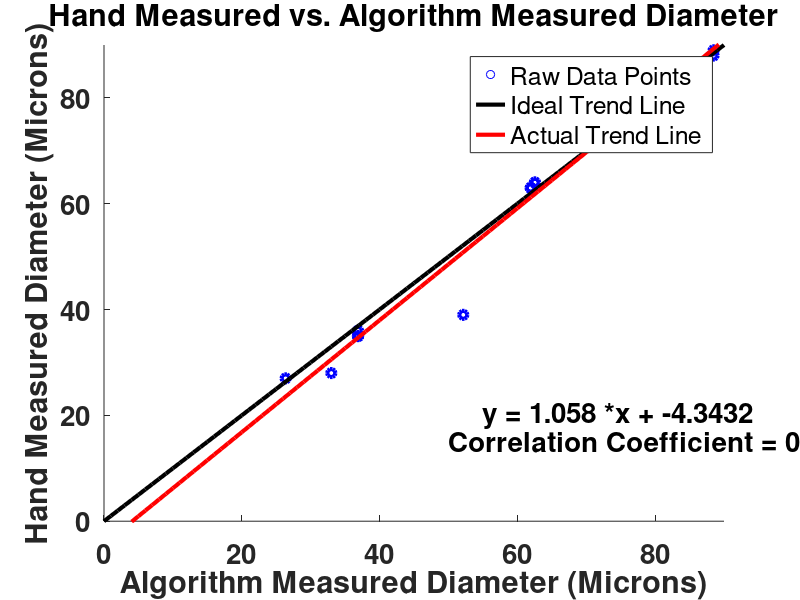

Write the MATLAB code that produced this figure.
%
%Plotting hand measured vs. program collected data
close all;
handlabeled = [ 89 64 35 35 88 28 64 39 27 35 36 77 63 63];
allBlobDiameters = [26.3664   32.9942   36.8757   36.8757   36.8757...
    36.8757   52.1502   61.9376   61.9479 62.5513   62.5513   74.7546...
    88.4825   88.4825];

%Sorted the diameters
sortedh = sort(handlabeled);
sortedabd = sort(allBlobDiameters);
x1 = 0:1:90;
y1 = 0:1:90;

%Correlation Coefficient
Coeff = corr2(sortedabd,sortedh);

%Plot data in new figure
figure
rawdata = scatter(sortedabd, sortedh,'b','Linewidth', 3);
hold on;
handle1 = line(x1,y1,'Color','k','LineWidth',3);
hold on;
trendline = polyfit(sortedabd,sortedh,1);
Y2 = polyval(trendline,x1);
ptrend = plot(x1,Y2,'r','Linewidth', 3);
hold off;
a = trendline(1);
b = trendline(2);
polyfit_str = ['y = ' num2str(a) ' *x + ' num2str(b)];
txt = text(55,20, polyfit_str);
coeff_str = ['Correlation Coefficient = ' num2str(Coeff)];
txt2 = text(50,15, coeff_str);

%Settings to graph
y = ylabel('Hand Measured Diameter (Microns)');
x = xlabel('Algorithm Measured Diameter (Microns)');
t = title('Hand Measured vs. Algorithm Measured Diameter');
set(txt,'Fontweight','bold','Fontsize', 20);
set(txt2,'Fontweight','bold','Fontsize', 20);
set(handle1,'DisplayName', 'Ideal Trend Line');
set(rawdata,'DisplayName', 'Raw Data Points');
set(ptrend,'DisplayName', 'Actual Trend Line');
set(t,'Fontweight','bold','Fontsize', 23);
set(x,'Fontweight','bold','Fontsize', 23);
set(y,'Fontweight','bold','Fontsize', 23);
set(gca,'Fontweight','bold','Fontsize',20);
axis([0 90 0 90]);
legend('show')